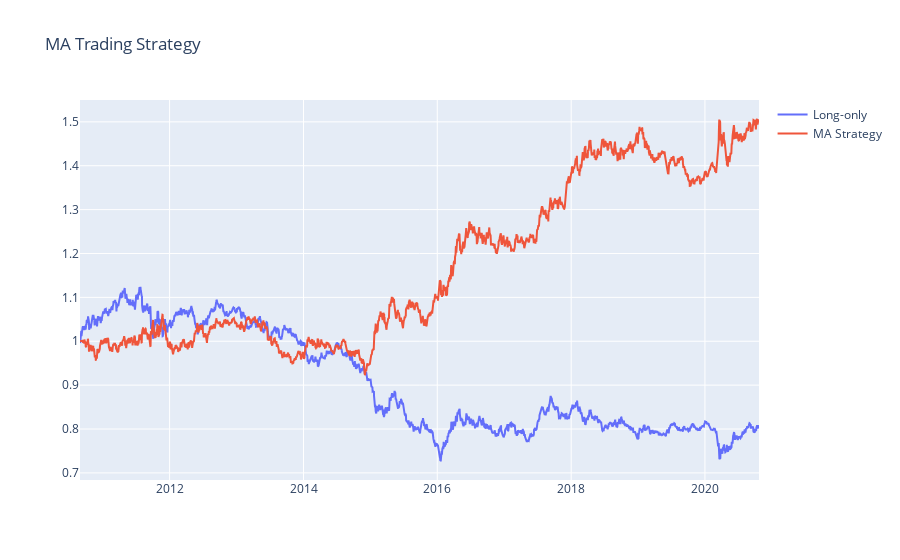

Write notebook code for a chart like this one.
### Markdown cell above
5. Plotting the cumulative log-returns of the MA strategy and of holding long-only CAD versus USD.

### Code cell
fig = go.Figure()
fig.add_trace(go.Scatter(x=CAD.index, y=LongOnly, name='Long-only'))
fig.add_trace(go.Scatter(x=CAD.index, y=MAstrategy, name='MA Strategy'))
fig.update_layout(title="MA Trading Strategy") 
fig

### Figure 1 — Plotly figure (JSON) as saved in the notebook; plotly's stock layout.template omitted (floating-point values rounded to 4 significant figures; data arrays with more than 128 entries replaced by an {"elided": "..."} marker saying what was removed)
{"data": [{"name": "Long-only", "type": "scatter", "x": {"elided": "2643 str values"}, "y": {"elided": "2643 float values"}}, {"name": "MA Strategy", "type": "scatter", "x": {"elided": "2643 str values"}, "y": {"elided": "2642 float values"}}], "layout": {"title": {"text": "MA Trading Strategy"}}}
